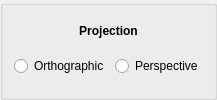
       <widget class="QGroupBox" name="groupBox">
        <property name="sizePolicy">
         <sizepolicy hsizetype="Preferred" vsizetype="Fixed">
          <horstretch>0</horstretch>
          <verstretch>0</verstretch>
         </sizepolicy>
        </property>
        <property name="maximumSize">
         <size>
          <width>280</width>
          <height>100</height>
         </size>
        </property>
        <property name="title">
         <string/>
        </property>
        <layout class="QGridLayout" name="gridLayout_10">
         <item row="1" column="0">
          <widget class="QRadioButton" name="Ortho">
           <property name="sizePolicy">
            <sizepolicy hsizetype="Fixed" vsizetype="Fixed">
             <horstretch>0</horstretch>
             <verstretch>0</verstretch>
            </sizepolicy>
           </property>
           <property name="maximumSize">
            <size>
             <width>120</width>
             <height>30</height>
            </size>
           </property>
           <property name="text">
            <string>Orthographic</string>
           </property>
          </widget>
         </item>
         <item row="1" column="1">
          <widget class="QRadioButton" name="Perspective">
           <property name="sizePolicy">
            <sizepolicy hsizetype="Fixed" vsizetype="Fixed">
             <horstretch>0</horstretch>
             <verstretch>0</verstretch>
            </sizepolicy>
           </property>
           <property name="maximumSize">
            <size>
             <width>120</width>
             <height>30</height>
            </size>
           </property>
           <property name="text">
            <string>Perspective</string>
           </property>
          </widget>
         </item>
         <item row="0" column="0" colspan="2">
          <widget class="QLabel" name="Projection">
           <property name="sizePolicy">
            <sizepolicy hsizetype="Fixed" vsizetype="Preferred">
             <horstretch>0</horstretch>
             <verstretch>0</verstretch>
            </sizepolicy>
           </property>
           <property name="maximumSize">
            <size>
             <width>250</width>
             <height>20</height>
            </size>
           </property>
           <property name="font">
            <font>
             <weight>75</weight>
             <bold>true</bold>
            </font>
           </property>
           <property name="text">
            <string>Projection</string>
           </property>
           <property name="alignment">
            <set>Qt::AlignCenter</set>
           </property>
          </widget>
         </item>
        </layout>
       </widget>
